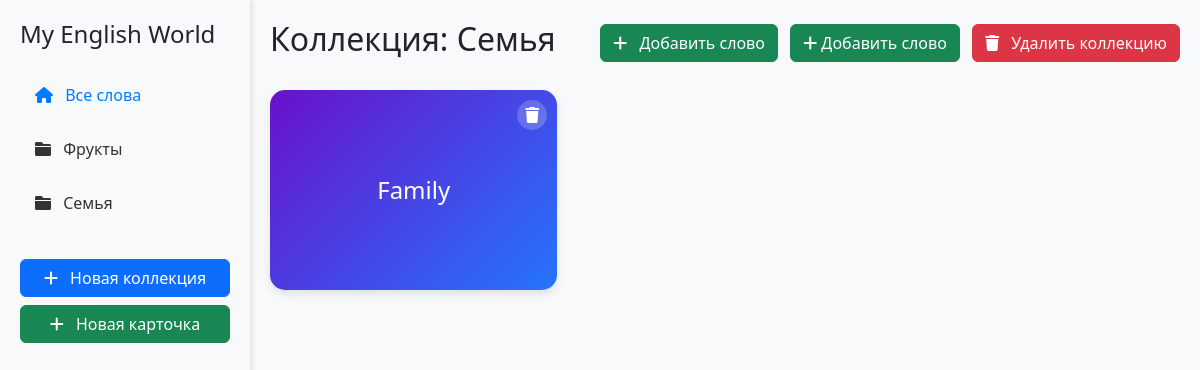
The app's page /collections/6/ with its own data.
### flashcards/models.py (models this page shows, shortened)
class Collection(models.Model):
    name = models.CharField(
        max_length=100,
        validators=[MinLengthValidator(3, "Название должно содержать минимум 3 символа")]
    )
    created_at = models.DateTimeField(auto_now_add=True)

class Flashcard(models.Model):
    english_word = models.CharField(
        max_length=100,
        validators=[MinLengthValidator(1, "Слово не может быть пустым")]
    )
    russian_translation = models.CharField(
        max_length=100,
        validators=[MinLengthValidator(1, "Перевод не может быть пустым")]
    )
    collection = models.ForeignKey(
        Collection,
        on_delete=models.CASCADE,
        null=True,
        blank=True
    )
    created_at = models.DateTimeField(auto_now_add=True)

### flashcards/views.py (the view)
# urls.py: path('collections/<int:collection_id>/', views.collection_detail, name='collection_detail'),
def collection_detail(request, collection_id):
    collection = get_object_or_404(Collection, id=collection_id)
    flashcards = Flashcard.objects.filter(collection=collection)
    collections = Collection.objects.all()
    return render(request, 'flashcards/collection_detail.html', {
        'collection': collection,
        'flashcards': flashcards,
        'collections': collections
    })

### flashcards/templates/flashcards/collection_detail.html (shortened to what this page needs)
{% extends 'flashcards/base.html' %}
{% block content %}
<div class="d-flex justify-content-between align-items-center mb-4">
    <h2>Коллекция: {{ collection.name }}</h2>
    <div>
        <a href="{% url 'add_flashcard_to_collection' collection.id %}" class="btn btn-success">
            <i class="fas fa-plus me-2"></i> Добавить слово
        </a>
        <a href="{% url 'add_flashcard_to_collection' collection.id %}" class="btn btn-success ms-2">
            <i class="fas fa-plus"></i> Добавить слово
        </a>
        <form method="post" action="{% url 'delete_collection' collection.id %}" class="d-inline">
            <button type="submit" class="btn btn-danger ms-2">
                <i class="fas fa-trash me-2"></i> Удалить коллекцию
            </button>
        </form>
    </div>
</div>
<div class="row mt-4">
    {% for flashcard in flashcards %}
    <div class="col-md-4 mb-4">
        <div class="flashcard-container">
            <div class="flashcard">
                <div class="flashcard-front">
                    <div class="flashcard-content">
                        <h3>{{ flashcard.english_word }}</h3>
                    </div>
                </div>
                <div class="flashcard-back">
                    <div class="flashcard-content">
                        <h3>{{ flashcard.russian_translation }}</h3>
                    </div>
                </div>
                <form method="post" action="{% url 'delete_flashcard' flashcard.id %}" class="delete-form">
                    <button type="submit" class="btn-delete">
                        <i class="fas fa-trash"></i>
                    </button>
                </form>
            </div>
        </div>
    </div>
    {% empty %}
    <div class="col-12">
        <div class="alert alert-info">В этой коллекции пока нет слов</div>
    </div>
    {% endfor %}
</div>
{% endblock %}

### flashcards/templates/flashcards/base.html (shortened to what this page needs)
<!DOCTYPE html>
<html lang="en">
<head>
    <link href="https://cdn.jsdelivr.net/npm/bootstrap@5.3.0/dist/css/bootstrap.min.css" rel="stylesheet">
    <link rel="stylesheet" href="https://cdnjs.cloudflare.com/ajax/libs/font-awesome/6.0.0/css/all.min.css">
    {% load static %}
    <link rel="stylesheet" href="{% static 'css/styles.css' %}">
</head>
<body>
    <div class="d-flex">
        <div class="sidebar">
            <h4 class="mb-4">My English World</h4>
            <ul class="nav flex-column">
                <li class="nav-item">
                    <a class="nav-link active" href="{% url 'home' %}">
                        <i class="fas fa-home me-2"></i> Все слова
                    </a>
                </li>
                {% for collection in collections %}
                <li class="nav-item">
                    <a class="nav-link" href="{% url 'collection_detail' collection.id %}">
                        <i class="fas fa-folder me-2"></i> {{ collection.name }}
                    </a>
                </li>
                {% endfor %}
            </ul>
            <div class="mt-4">
                <a href="{% url 'add_collection' %}" class="btn btn-primary mb-2">
                    <i class="fas fa-plus me-2"></i> Новая коллекция
                </a>
                <a href="{% url 'add_flashcard' %}" class="btn btn-success">
                    <i class="fas fa-plus me-2"></i> Новая карточка
                </a>
            </div>
        </div>
        <div class="main-content">
            {% block content %}{% endblock %}
        </div>
    </div>
</body>
</html>

### flashcards/static/css/styles.css (style rules this page uses)
body { font-family: 'Segoe UI', Tahoma, Geneva, Verdana, sans-serif; background-color: #f8f9fa; }
.sidebar { position: fixed; top: 0; bottom: 0; left: 0; z-index: 100; padding: 48px 0 0; box-shadow: inset -1px 0 0 rgba(0, 0, 0, .1); height: 100vh; }
.sidebar .nav-link { font-weight: 500; color: #333; }
.sidebar .nav-link.active { color: #007bff; }
.flashcard-container { perspective: 1000px; height: 200px; }
.flashcard { position: relative; width: 100%; height: 100%; transition: transform 0.6s; transform-style: preserve-3d; border-radius: 15px; box-shadow: 0 4px 8px rgba(0, 0, 0, 0.1); cursor: pointer; }
.flashcard-front, .flashcard-back { position: absolute; width: 100%; height: 100%; backface-visibility: hidden; display: flex; align-items: center; justify-content: center; border-radius: 15px; padding: 20px; box-sizing: border-box; }
.flashcard-front { background: linear-gradient(135deg, #6a11cb 0%, #2575fc 100%); color: white; }
.flashcard-back { background: linear-gradient(135deg, #11998e 0%, #38ef7d 100%); color: white; transform: rotateY(180deg); }
.flashcard-content { text-align: center; }
.flashcard-content h3 { margin: 0; font-size: 1.5rem; }
.delete-form { position: absolute; top: 10px; right: 10px; z-index: 10; }
.btn-delete { background: rgba(255, 255, 255, 0.2); border: none; color: white; width: 30px; height: 30px; border-radius: 50%; display: flex; align-items: center; justify-content: center; cursor: pointer; transition: all 0.3s; }
.sidebar { width: 250px; background: #f8f9fa; padding: 20px; position: fixed; height: 100vh; overflow-y: auto; box-shadow: 2px 0 5px rgba(0,0,0,0.1); z-index: 1000; }
.main-content { margin-left: 250px; padding: 20px; width: calc(100% - 250px); }
.sidebar .nav-item { margin-bottom: 10px; }
.sidebar .nav-link { padding: 10px 15px; border-radius: 5px; transition: all 0.3s; }
.sidebar .btn { width: 100%; margin-bottom: 10px; }

### records on screen
Collection: name "Фрукты"
Collection: name "Семья"
Flashcard: english_word "Family", russian_translation "Семья"
